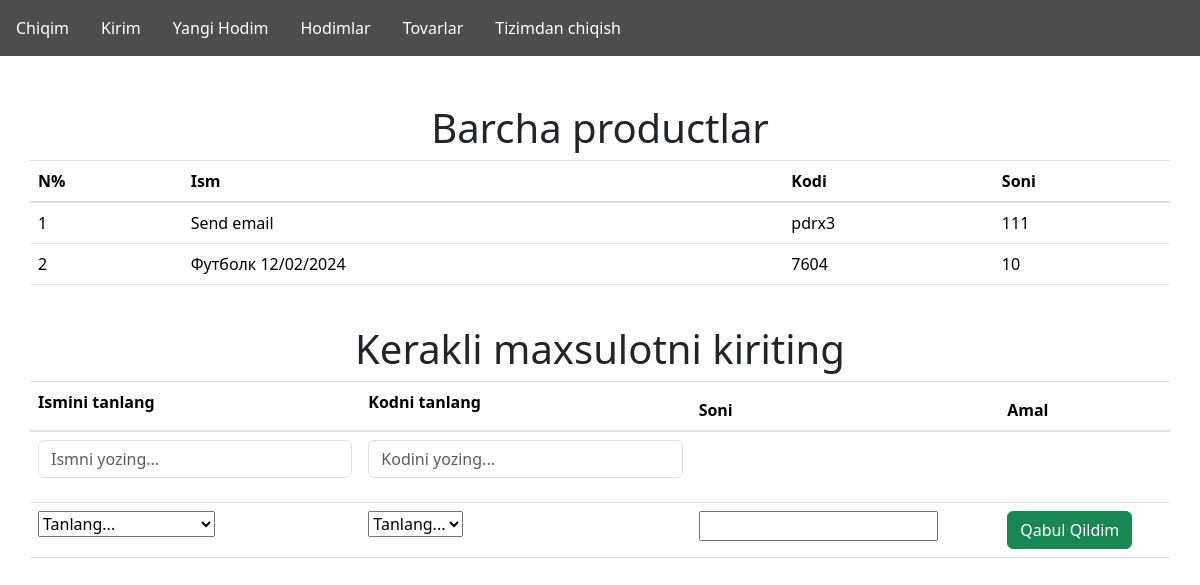
Page /add/ (signed in) on the earlier database version.
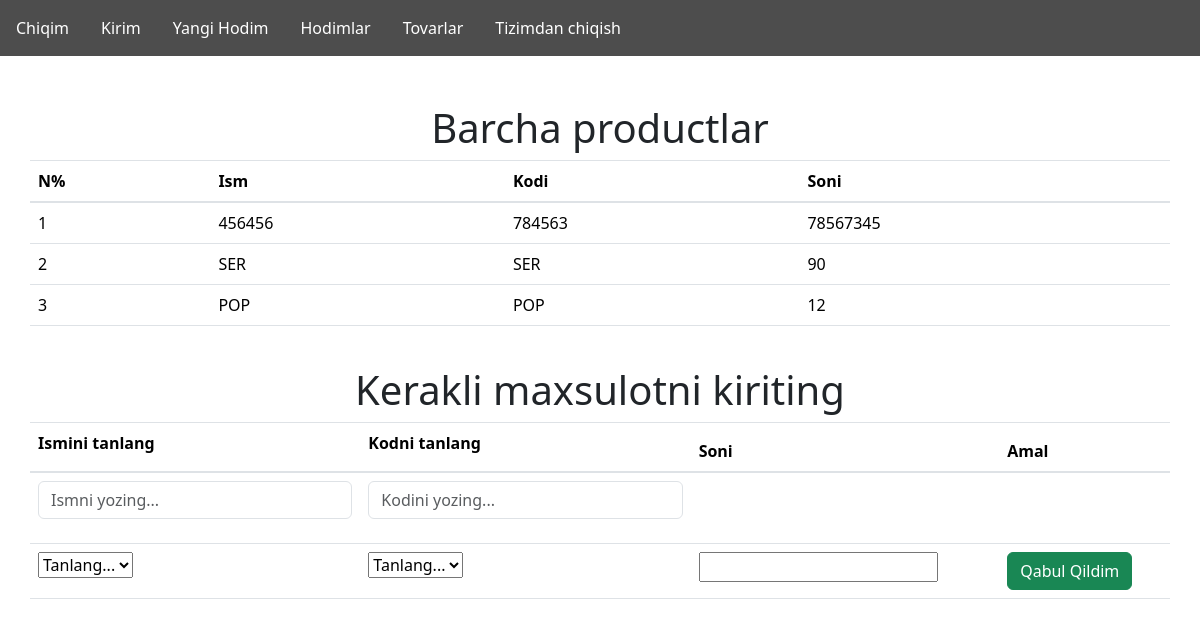
Same page on the later database version.
### products/models.py (models this page shows, shortened)
class Product(models.Model):
    name = models.CharField(max_length=255, unique=True)
    code = models.CharField(max_length=255, unique=True)
    amount = models.IntegerField()
    price = models.IntegerField(default=1000)

### products/views.py (the view, shortened to what this page needs)
# urls.py: path('add/', views.add, name='add'),
@login_required
def add(request):
    products = Product.objects.all()
    products_data = list(products.values('code', 'name'))
    return render(request, 'products/add.html', {'products' :products, 'data': products_data, 'products_json': json.dumps(products_data)})

### products/templates/products/add.html (shortened to what this page needs)
{% extends 'products/base.html' %}
{% block body %}
    {% if request.user.is_superuser or request.user.is_master %}
    <br><br>
    <h1>
        Barcha productlar
    </h1>
    <div class="table-nav">
        <table class="table">
            <thead>
                <tr>
                    <th scope="col">N%</th>
                    <th scope="col">Ism</th>
                    <th scope="col">Kodi</th>
                    <th scope="col">Soni</th>
                </tr>
            </thead>
            <tbody>
            {% for product in products %}
                <tr scope="row">
                    <td data-label="N%">{{ forloop.counter }}</td>
                    <td data-label="Ism">{{ product.name }}</td>
                    <td data-label="Kodi">{{ product.code }}</td>
                    <td data-label="Soni">{{ product.amount }}</td>
                </tr>
            {% endfor %}
            </tbody>
        </table>
    </div>
    {% endif %}
    <br>
    <h1>
        Kerakli maxsulotni kiriting
    </h1>
    <div class="table-nav">
        <table class="table">
            <thead>
            <tr>
                <th scope="col"><label for="nameSelect">Ismini tanlang</label></th>
                <th scope="col"><label for="codeSelect">Kodni tanlang</label></th>
                <th scope="col">Soni</th>
                <th scope="col">Amal</th>
            </tr>
            </thead>
            <tbody>
            <tr>
                <td>
                    <input type="text" id="searchName" placeholder="Ismni yozing..." class="form-control mb-3">
                </td>
                <td>
                    <input type="text" id="searchCode" placeholder="Kodini yozing..." class="form-control mb-3">
                </td>
                <td></td>
                <td></td>
            </tr>
            <tr scope="row">
                <td data-label="Ismini tanlang">
                    <select name="nameSelect" id="nameSelect">
                        <option value="" disabled selected hidden>Tanlang...</option>
                    </select>
                </td>
                <td data-label="Kodni tanlang">
                    <select name="codeSelect" id="codeSelect">
                        <option value="" disabled selected hidden>Tanlang...</option>
                    </select>
                </td>
                <td data-label="Soni">
                    <input type="number" id="product-amount">
                </td>
                <td data-label="Amal">
                    <button class="btn btn-success" onclick="open_approve()">Qabul Qildim</button>
                </td>
            </tr>
            </tbody>
        </table>
    </div>
{% endblock %}

Differences in the rows shown:
removed Product: name "Send email", code "pdrx3", amount "111"
removed Product: name "Футболк 12/02/2024", code "7604", amount "10"
added Product: name "456456", code "784563", amount "78567345"
added Product: name "SER", code "SER", amount "90"
added Product: name "POP", code "POP", amount "12"
